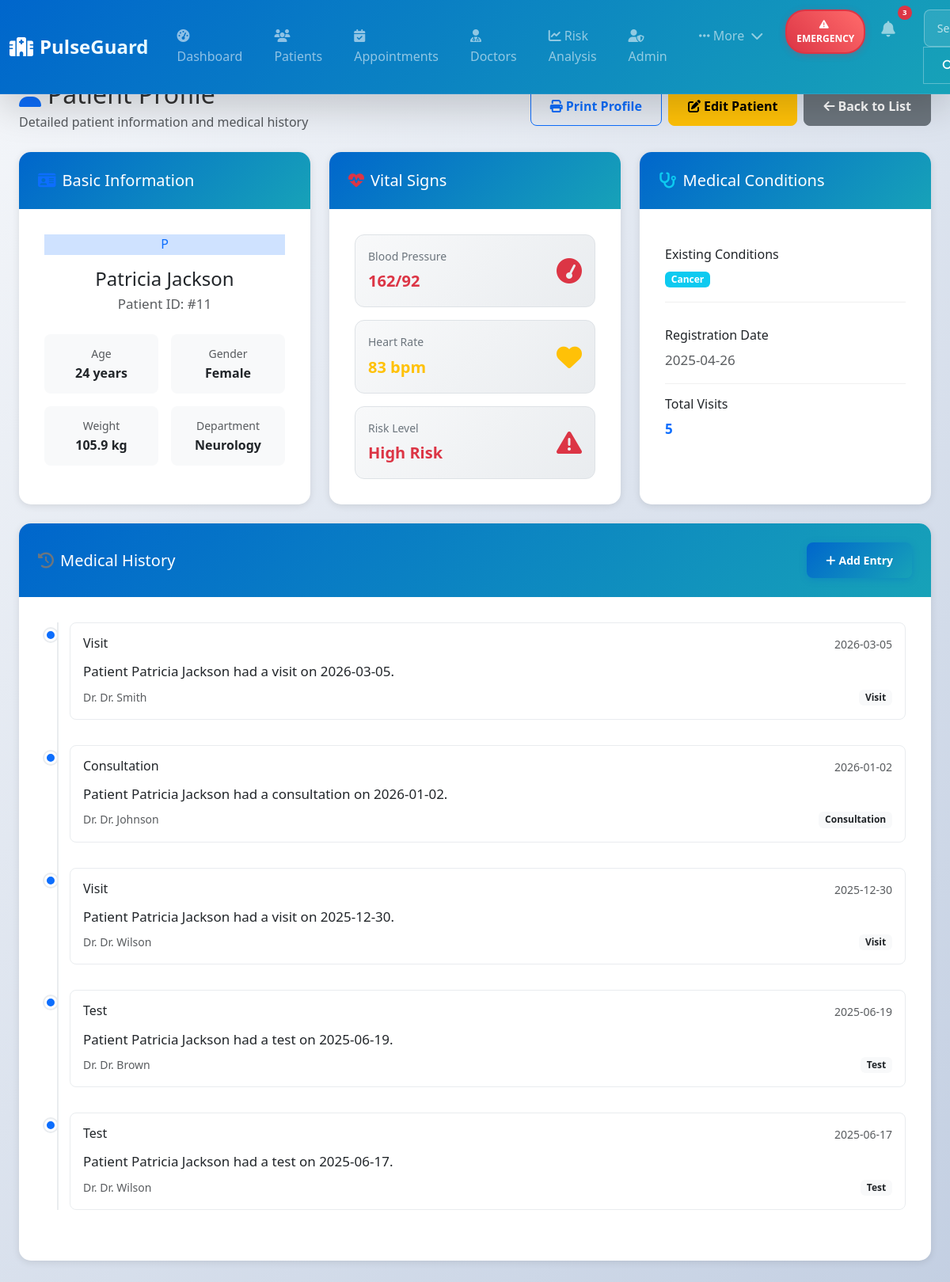
The page /patient/11 on the database its author committed.
### tables this page shows
CREATE TABLE patients (
            patient_id INTEGER PRIMARY KEY AUTOINCREMENT,
            name TEXT,
            age INTEGER,
            gender TEXT,
            weight REAL,
            blood_pressure TEXT,
            heart_rate INTEGER,
            existing_conditions TEXT,
            risk_level TEXT,
            registration_date TEXT
        , department TEXT);

CREATE TABLE medical_history (
            id INTEGER PRIMARY KEY AUTOINCREMENT,
            patient_id INTEGER,
            date TEXT,
            type TEXT,
            notes TEXT,
            doctor TEXT,
            FOREIGN KEY (patient_id) REFERENCES patients (patient_id)
        );

### app.py (the view)
@app.route("/patient/<int:id>")
def patient_profile(id):
    conn = sqlite3.connect("hospital.db")
    cursor = conn.cursor()
    cursor.execute("SELECT * FROM patients WHERE patient_id=?", (id,))
    patient = cursor.fetchone()
    cursor.execute("SELECT * FROM medical_history WHERE patient_id=? ORDER BY date DESC", (id,))
    history = cursor.fetchall()
    conn.close()
    return render_template("patient_profile.html", patient=patient, history=history)

### templates/patient_profile.html (shortened to what this page needs)
{% extends "base.html" %}
{% block content %}
<div class="d-flex justify-content-between align-items-center mb-4">
    <div>
        <h1 class="h2 mb-1">
            <i class="fas fa-user text-primary me-2"></i>Patient Profile
        </h1>
        <p class="text-muted mb-0">Detailed patient information and medical history</p>
    </div>
    <div class="d-flex gap-2">
        <button class="btn btn-outline-primary" onclick="window.print()">
            <i class="fas fa-print me-1"></i>Print Profile
        </button>
        <a href="/edit/{{ patient[0] }}" class="btn btn-warning">
            <i class="fas fa-edit me-1"></i>Edit Patient
        </a>
        <button class="btn btn-secondary" onclick="window.history.back()">
            <i class="fas fa-arrow-left me-1"></i>Back to List
        </button>
    </div>
</div>
<div class="row g-4 mb-4">
    <div class="col-xl-4">
        <div class="card border-0 shadow-custom h-100">
            <div class="card-header bg-white border-0">
                <h5 class="mb-0">
                    <i class="fas fa-id-card text-primary me-2"></i>Basic Information
                </h5>
            </div>
            <div class="card-body">
                <div class="text-center mb-4">
                    <div class="avatar-lg bg-primary-subtle text-primary mx-auto mb-3">
                        {{ patient[1][0] }}
                    </div>
                    <h4 class="mb-1">{{ patient[1] }}</h4>
                    <p class="text-muted mb-0">Patient ID: #{{ patient[0] }}</p>
                </div>
                <div class="row g-3">
                    <div class="col-6">
                        <div class="info-item">
                            <label class="text-muted small">Age</label>
                            <div class="fw-semibold">{{ patient[2] }} years</div>
                        </div>
                    </div>
                    <div class="col-6">
                        <div class="info-item">
                            <label class="text-muted small">Gender</label>
                            <div class="fw-semibold">{{ patient[3] }}</div>
                        </div>
                    </div>
                    <div class="col-6">
                        <div class="info-item">
                            <label class="text-muted small">Weight</label>
                            <div class="fw-semibold">{{ patient[4] }} kg</div>
                        </div>
                    </div>
                    <div class="col-6">
                        <div class="info-item">
                            <label class="text-muted small">Department</label>
                            <div class="fw-semibold">{{ patient[10] or 'General' }}</div>
                        </div>
                    </div>
                </div>
            </div>
        </div>
    </div>
    <div class="col-xl-4">
        <div class="card border-0 shadow-custom h-100">
            <div class="card-header bg-white border-0">
                <h5 class="mb-0">
                    <i class="fas fa-heartbeat text-danger me-2"></i>Vital Signs
                </h5>
            </div>
            <div class="card-body">
                <div class="vital-sign-card mb-3">
                    <div class="d-flex align-items-center justify-content-between">
                        <div>
                            <div class="vital-label">Blood Pressure</div>
                            <div class="vital-value text-danger">{{ patient[5] }}</div>
                        </div>
                        <i class="fas fa-tachometer text-danger fa-2x"></i>
                    </div>
                </div>
                <div class="vital-sign-card mb-3">
                    <div class="d-flex align-items-center justify-content-between">
                        <div>
                            <div class="vital-label">Heart Rate</div>
                            <div class="vital-value text-warning">{{ patient[6] }} bpm</div>
                        </div>
                        <i class="fas fa-heart text-warning fa-2x"></i>
                    </div>
                </div>
                <div class="vital-sign-card">
                    <div class="d-flex align-items-center justify-content-between">
                        <div>
                            <div class="vital-label">Risk Level</div>
                            <div class="vital-value
                                {% if patient[8] == 'High' %}text-danger
                                {% elif patient[8] == 'Medium' %}text-warning
                                {% else %}text-success{% endif %}">
                                {{ patient[8] }} Risk
                            </div>
                        </div>
                        <i class="fas fa-exclamation-triangle
                            {% if patient[8] == 'High' %}text-danger
                            {% elif patient[8] == 'Medium' %}text-warning
                            {% else %}text-success{% endif %} fa-2x"></i>
                    </div>
                </div>
            </div>
        </div>
    </div>
    <div class="col-xl-4">
        <div class="card border-0 shadow-custom h-100">
            <div class="card-header bg-white border-0">
                <h5 class="mb-0">
                    <i class="fas fa-stethoscope text-info me-2"></i>Medical Conditions
                </h5>
            </div>
            <div class="card-body">
                <div class="condition-item mb-3">
                    <h6 class="mb-2">Existing Conditions</h6>
                    <span class="badge bg-info">{{ patient[7] or 'None' }}</span>
                </div>
                <div class="condition-item">
                    <h6 class="mb-2">Registration Date</h6>
                    <p class="text-muted mb-0">{{ patient[9] }}</p>
                </div>
                <div class="condition-item">
                    <h6 class="mb-2">Total Visits</h6>
                    <p class="text-primary fw-semibold mb-0">{{ history|length }}</p>
                </div>
            </div>
        </div>
    </div>
</div>
<div class="card border-0 shadow-custom mb-4">
    <div class="card-header bg-white border-0 d-flex justify-content-between align-items-center">
        <h5 class="mb-0">
            <i class="fas fa-history text-secondary me-2"></i>Medical History
        </h5>
        <button class="btn btn-primary btn-sm" data-bs-toggle="modal" data-bs-target="#addHistoryModal">
            <i class="fas fa-plus me-1"></i>Add Entry
        </button>
    </div>
    <div class="card-body">
        {% if history %}
        <div class="timeline">
            {% for entry in history %}
            <div class="timeline-item">
                <div class="timeline-marker bg-primary"></div>
                <div class="timeline-content">
                    <div class="d-flex justify-content-between align-items-start mb-2">
                        <h6 class="mb-1">{{ entry[3] }}</h6>
                        <small class="text-muted">{{ entry[2] }}</small>
                    </div>
                    <p class="mb-2">{{ entry[4] }}</p>
                    <div class="d-flex justify-content-between align-items-center">
                        <small class="text-muted">Dr. {{ entry[5] }}</small>
                        <span class="badge bg-light text-dark">{{ entry[3] }}</span>
                    </div>
                </div>
            </div>
            {% endfor %}
        </div>
        {% else %}
        <div class="text-center py-5">
            <i class="fas fa-history fa-3x text-muted mb-3"></i>
            <h5 class="text-muted">No Medical History</h5>
            <p class="text-muted">Add the first medical history entry for this patient.</p>
        </div>
        {% endif %}
    </div>
</div>
{% endblock %}

### static/css/style.css (style rules this page uses)
:root { --primary-color: #0066cc; --secondary-color: #17a2b8; --success-color: #28a745; --warning-color: #ffc107; --danger-color: #dc3545; --dark-color: #343a40; --light-color: #f8f9fa; --shadow: 0 2px 10px rgba(0,0,0,0.1); --shadow-lg: 0 4px 20px rgba(0,0,0,0.15); --border-radius: 8px; --transition: all 0.3s ease; }
body { background: linear-gradient(135deg, #f5f7fa 0%, #c3cfe2 100%); min-height: 100vh; font-family: 'Segoe UI', Tahoma, Geneva, Verdana, sans-serif; color: #333; line-height: 1.6; }
.card { border: none; border-radius: var(--border-radius); box-shadow: var(--shadow); transition: var(--transition); overflow: hidden; }
.card-header { background: linear-gradient(135deg, var(--primary-color), var(--secondary-color)); color: white; border: none; padding: 1.5rem; }
.card-body { padding: 2rem; }
.btn { border-radius: var(--border-radius); padding: 0.75rem 1.5rem; font-weight: 600; transition: var(--transition); }
.btn-primary { background: linear-gradient(135deg, var(--primary-color), var(--secondary-color)); border: none; box-shadow: 0 2px 10px rgba(0, 102, 204, 0.3); }
html { scroll-behavior:smooth; }
.btn-primary { transition: 0.3s; }
.card { border-radius: 15px; }
.card p { font-size: 17px; }
.card { transition: all 0.3s ease; }

### templates/patient_profile.html (style rules this page uses)
.info-item { padding: 0.75rem; background: #f8f9fa; border-radius: 8px; text-align: center; }
.vital-sign-card { padding: 1rem; background: linear-gradient(135deg, #f8f9fa 0%, #e9ecef 100%); border-radius: 12px; border: 1px solid #dee2e6; }
.vital-label { font-size: 0.875rem; color: #6c757d; margin-bottom: 0.25rem; }
.vital-value { font-size: 1.25rem; font-weight: 600; }
.condition-item { padding: 1rem 0; border-bottom: 1px solid #f0f0f0; }
.condition-item:last-child { border-bottom: none; }
.timeline { position: relative; padding-left: 2rem; }
.timeline::before { content: ''; position: absolute; left: 1rem; top: 0; bottom: 0; width: 2px; background: #e9ecef; }
.timeline-item { position: relative; margin-bottom: 2rem; }
.timeline-marker { position: absolute; left: -2rem; top: 0.5rem; width: 1rem; height: 1rem; border-radius: 50%; border: 3px solid white; box-shadow: 0 0 0 2px #e9ecef; }
.timeline-content { background: white; padding: 1rem; border-radius: 8px; border: 1px solid #e9ecef; }

### rows shown on the page
patients: name "P", name "Patricia Jackson", patient_id "11", age "24", gender "Female", weight "105.9", department "Neurology", blood_pressure "162/92", heart_rate "83", risk_level "High", existing_conditions "Cancer", registration_date "2025-04-26"
medical_history: type "Visit", date "2026-03-05", notes "Patient Patricia Jackson had a visit on 2026-03-05.", doctor "Dr. Smith"
medical_history: type "Consultation", date "2026-01-02", notes "Patient Patricia Jackson had a consultation on 2026-01-02.", doctor "Dr. Johnson"
medical_history: type "Visit", date "2025-12-30", notes "Patient Patricia Jackson had a visit on 2025-12-30.", doctor "Dr. Wilson"
medical_history: type "Test", date "2025-06-19", notes "Patient Patricia Jackson had a test on 2025-06-19.", doctor "Dr. Brown"
medical_history: type "Test", date "2025-06-17", notes "Patient Patricia Jackson had a test on 2025-06-17.", doctor "Dr. Wilson"

### other values the page prints
{{ history|length }} "5"
